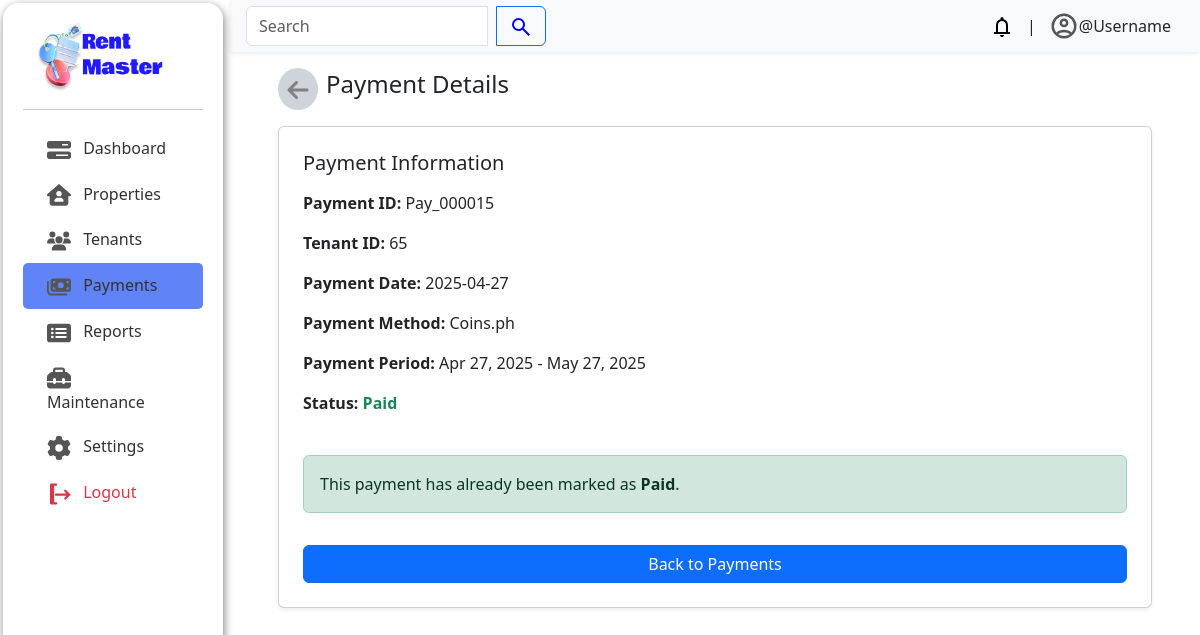
/admin/index.php?page=payments/paid&payment_id=15, run on the app's committed database.
### tables this page shows
CREATE TABLE `payments` (
  `payment_id` int(11) NOT NULL,
  `tenant_id` int(11) NOT NULL,
  `payment_start_date` date NOT NULL,
  `payment_end_date` date NOT NULL,
  `payment_status` enum('Paid','Pending','Overdue') NOT NULL DEFAULT 'Pending',
  `payment_date` date DEFAULT NULL,
  `payment_method` enum('GCash','Maya','Coins.ph','Bank Transfer','Credit/Debit Card') DEFAULT NULL
);

### admin/payments/paid.php (the view, shortened to what this page needs)
<?php
require_once '../database/config.php';
$payment_id = $_GET['payment_id'] ?? null;
$sql = "SELECT * FROM payments WHERE payment_id = ?";
$stmt = $conn->prepare($sql);
$stmt->bind_param("i", $payment_id);
$stmt->execute();
$result = $stmt->get_result();
$payment = $result->fetch_assoc();
?>
<div class="container px-lg-5">
    <header class="d-flex gap-2 align-items-center mt-3">
        <a href="?page=payments/index" class="p-2 rounded-circle bg-dark-subtle">
        </a>
        <h4 class="fw-medium">Payment Details</h4>
    </header>
    <?php if ($payment): ?>
    <div class="card mt-3 shadow-sm p-4">
        <h5 class="mb-3">Payment Information</h5>
        <p><strong>Payment ID:</strong> <?php echo 'Pay_' . str_pad($payment['payment_id'], 6, '0', STR_PAD_LEFT); ?></p>
        <p><strong>Tenant ID:</strong> <?php echo htmlspecialchars($payment['tenant_id']); ?></p>
        <p><strong>Payment Date:</strong> <?php echo htmlspecialchars($payment['payment_date']); ?></p>
        <p><strong>Payment Method:</strong> <?php echo htmlspecialchars($payment['payment_method']) ? htmlspecialchars($payment['payment_method']) : "N/A"; ?></p>
        <p><strong>Payment Period:</strong>
            <?php echo date('M d, Y', strtotime($payment['payment_start_date'])) . " - " . date('M d, Y', strtotime($payment['payment_end_date'])); ?>
        </p>
        <p><strong>Status:</strong>
            <span class="<?php echo ($payment['payment_status'] == 'Paid') ? 'text-success' : 'text-warning'; ?> fw-bold">
                <?php echo htmlspecialchars($payment['payment_status']); ?>
            </span>
        </p>
        <?php if ($payment['payment_status'] != 'Paid'): ?>
        <form method="POST" action="payments/paid.php" class="d-flex gap-2 mt-4">
            <input type="hidden" name="payment_id" value="<?php echo $payment['payment_id']; ?>">
            <button type="submit" class="btn btn-success flex-fill">Mark as Paid</button>
            <a href="?page=payments/index" class="btn btn-secondary flex-fill">Cancel</a>
        </form>
        <?php else: ?>
            <div class="alert alert-success mt-4" role="alert">
                This payment has already been marked as <strong>Paid</strong>.
            </div>
            <a href="?page=payments/index" class="btn btn-primary mt-3">Back to Payments</a>
        <?php endif; ?>
    </div>
    <?php else: ?>
        <div class="alert alert-warning mt-5 text-center">
            No payment record found.
        </div>
    <?php endif; ?>
</div>

### admin/css/style.css (style rules this page uses)
body { display: flex; }
*, *::before, *::after { box-sizing: border-box; }
:root { --main-bg: #FAFAFA; --sub-bg: #C7EEFF; --accent: #2938ff; --fc1: #1D242B; --p: #323232; --fw1: 700; --fw2: 400; }
body { background-color: var(--main-bg); }

### data on the page
payments: payment_id "000015", tenant "65", payment_date "2025-04-27", payment_method "Coins.ph", payment_start_date "Apr 27, 2025", payment_end_date "May 27, 2025", payment_status "Paid"
